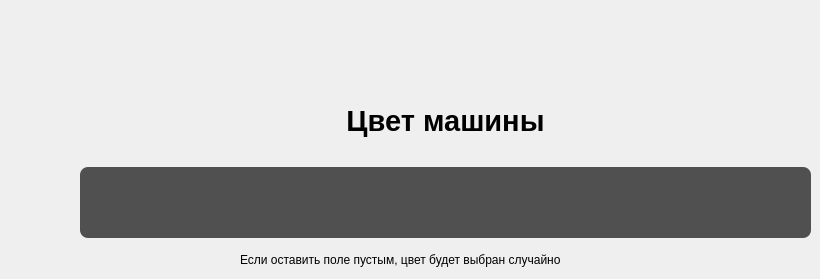
      <widget class="QWidget" name="page_8">
       <widget class="QLineEdit" name="lineEdit_carColor">
        <property name="geometry">
         <rect>
          <x>80</x>
          <y>167</y>
          <width>731</width>
          <height>71</height>
         </rect>
        </property>
        <property name="font">
         <font>
          <pointsize>22</pointsize>
         </font>
        </property>
        <property name="styleSheet">
         <string notr="true">color: rgb(255, 255, 255);
border-radius: 8px;
background-color: rgb(80, 80, 80);</string>
        </property>
        <property name="maxLength">
         <number>30</number>
        </property>
       </widget>
       <widget class="QLabel" name="label_8">
        <property name="geometry">
         <rect>
          <x>270</x>
          <y>100</y>
          <width>351</width>
          <height>41</height>
         </rect>
        </property>
        <property name="font">
         <font>
          <pointsize>22</pointsize>
          <bold>true</bold>
         </font>
        </property>
        <property name="text">
         <string>Цвет машины</string>
        </property>
        <property name="alignment">
         <set>Qt::AlignCenter</set>
        </property>
       </widget>
       <widget class="QLabel" name="label_15">
        <property name="geometry">
         <rect>
          <x>240</x>
          <y>250</y>
          <width>411</width>
          <height>20</height>
         </rect>
        </property>
        <property name="text">
         <string>Если оставить поле пустым, цвет будет выбран случайно</string>
        </property>
       </widget>
      </widget>
